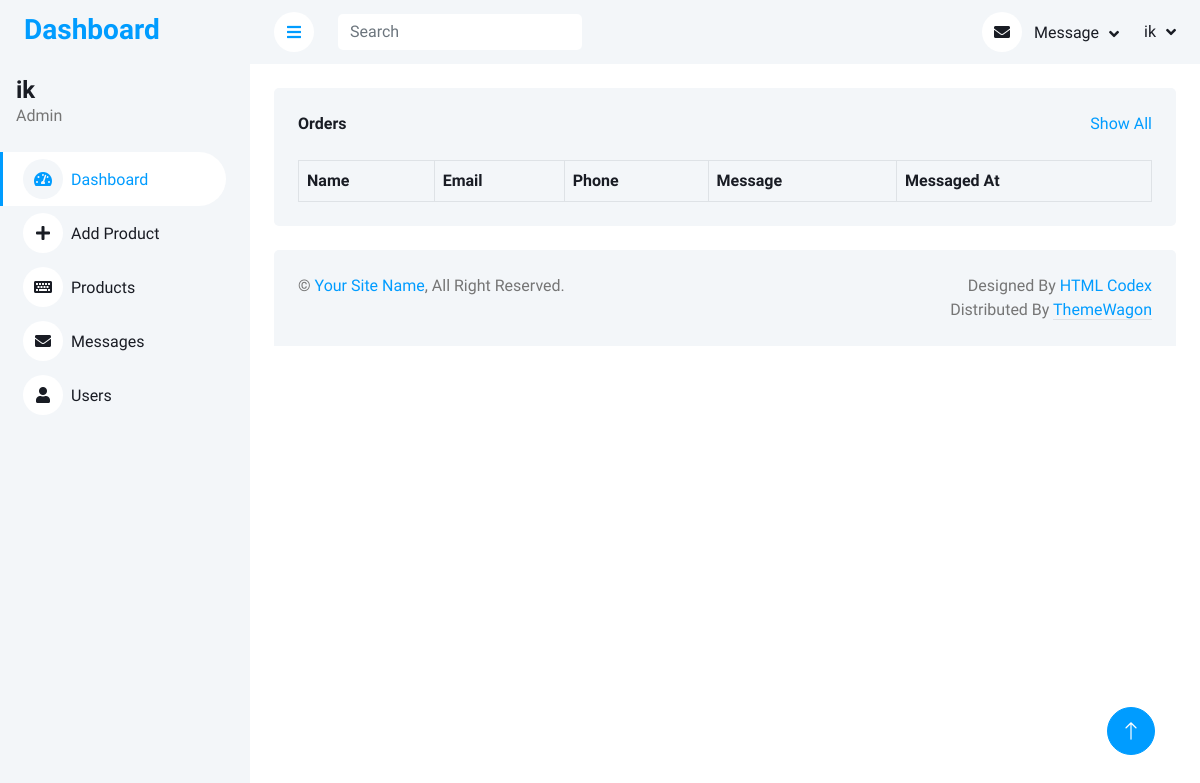
/admin-panel/messages.php (signed in), run on an earlier commit of the app's database.
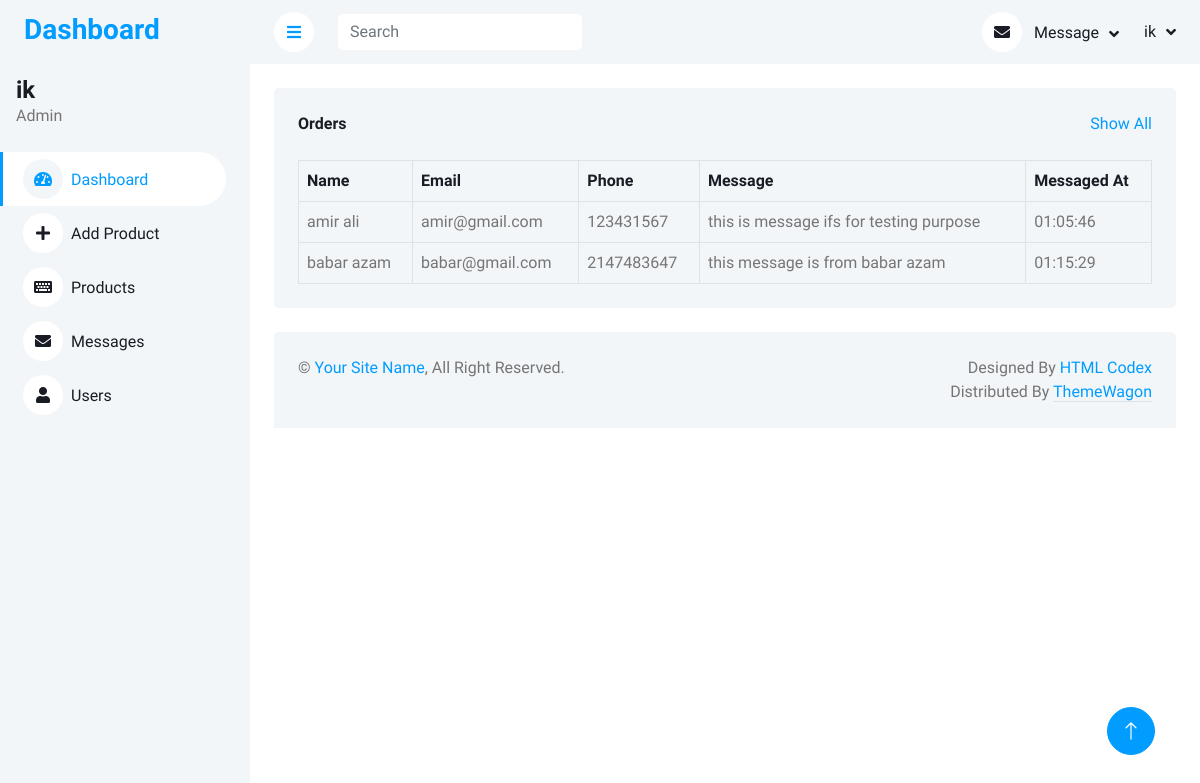
And on a later commit of the database.
### tables this page shows
CREATE TABLE `messages` (
  `firstname` varchar(255) NOT NULL,
  `lastname` varchar(255) NOT NULL,
  `email` varchar(255) NOT NULL,
  `phone` int(20) NOT NULL,
  `message` varchar(255) NOT NULL,
  `messagetime` time DEFAULT curtime()
);

### admin-panel/messages.php (the view, shortened to what this page needs)
<!DOCTYPE html>
<html lang="en">
<head>
    <link href="https://cdnjs.cloudflare.com/ajax/libs/font-awesome/5.10.0/css/all.min.css" rel="stylesheet">
    <link href="https://cdn.jsdelivr.net/npm/bootstrap-icons@1.4.1/font/bootstrap-icons.css" rel="stylesheet">
    <link href="https://cdn.datatables.net/1.13.6/css/jquery.dataTables.min.css" rel="stylesheet">
    <link href="css/bootstrap.min.css" rel="stylesheet">
    <link href="css/style.css" rel="stylesheet">
</head>
<body>
    <div class="container-xxl position-relative bg-white d-flex p-0">
        <?php include('sidebar.php') ?>
        <div class="content">
            <?php include('navbar.php') ?>
            <div class="container-fluid pt-4 px-4">
                <div class="bg-light text-center rounded p-4">
                    <div class="d-flex align-items-center justify-content-between mb-4">
                        <h6 class="mb-0">Orders</h6>
                        <a href="">Show All</a>
                    </div>
                    <div class="table-responsive">
                        <table class="table text-start align-middle table-bordered table-hover mb-0 table-responsive" id="orders-table">
                            <thead>
                                <tr class="text-dark">
                                    <th scope="col">Name</th>
                                    <th scope="col">Email</th>
                                    <th scope="col">Phone</th>
                                    <th scope="col">Message</th>
                                    <th scope="col">Messaged At</th>
                                </tr>
                            </thead>
                            <tbody>
                                <?php
                                $select_msg = mysqli_query($connection, "select * from messages");
                                if (mysqli_num_rows($select_msg) > 0) {
                                    while ($data = mysqli_fetch_array($select_msg)) {
                                ?>
                                        <tr>
                                            <td><?php echo $data['firstname'] . ' ' . $data['lastname'] ?></td>
                                            <td><?php echo $data['email'] ?></td>
                                            <td><?php echo $data['phone'] ?></td>
                                            <td><?php echo $data['message'] ?></td>
                                            <td><?php echo $data['messagetime'] ?></td>
                                        </tr>
                                <?php
                                    }
                                }
                                ?>
                            </tbody>
                        </table>
                    </div>
                </div>
            </div>
            <div class="container-fluid pt-4 px-4">
                <div class="bg-light rounded-top p-4">
                    <div class="row">
                        <div class="col-12 col-sm-6 text-center text-sm-start">
                            &copy; <a href="#">Your Site Name</a>, All Right Reserved.
                        </div>
                        <div class="col-12 col-sm-6 text-center text-sm-end">
                            Designed By <a href="https://htmlcodex.com">HTML Codex</a>
                            Distributed By <a class="border-bottom" href="https://themewagon.com" target="_blank">ThemeWagon</a>
                        </div>
                    </div>
                </div>
            </div>
        </div>
        <a href="#" class="btn btn-lg btn-primary btn-lg-square back-to-top"><i class="bi bi-arrow-up"></i></a>
    </div>
</body>
</html>

What changed in the data, as far as the page shows it:
added messages: firstname "amir", lastname "ali", email "amir@gmail.com", phone "123431567", message "this is message ifs for testing purpose", messagetime "01:05:46"
added messages: firstname "babar", lastname "azam", email "babar@gmail.com", phone "2147483647", message "this message is from babar azam", messagetime "01:15:29"
